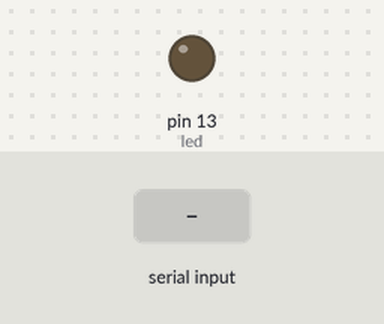
A sketch run on a simulated Arduino Uno, built with avr-gcc and run on an emulated ATmega328P. Shown: output pins drawn as LEDs (lit = HIGH). The test bench sets the inputs (shaded band).

Above: at 1.2 s.
1.3 s: "F" received over Serial
At 1.6 s:
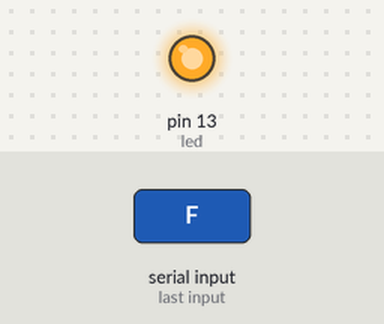
2.8 s: "B" received over Serial
At 3.9 s:
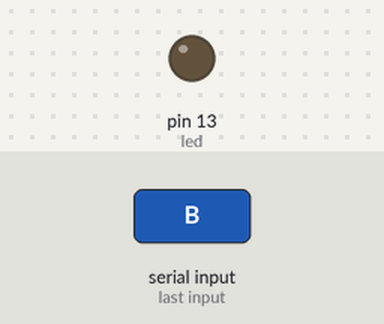
Timing chart, 0 to 5.8 s (numbered marks = the images above; inputs shaded):
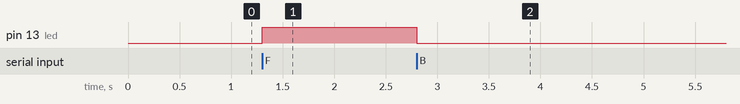

Measured:
- after the input at 1.3 s, pin 13 (led): LOW → HIGH at once
- after the input at 2.8 s, pin 13 (led): HIGH → LOW at once

The sketch:

Bluetooth.ino
```cpp
int led = 13;
int state;
void setup() {
    pinMode(led, OUTPUT);
    Serial.begin(9600); }
void loop() {
 if(Serial.available() >0)
  {
    state = Serial.read();
  }
  if(state == 'F')
  {              digitalWrite(led, HIGH); }
   else if (state=='B'){
                 digitalWrite(led, LOW); }
          }
```
